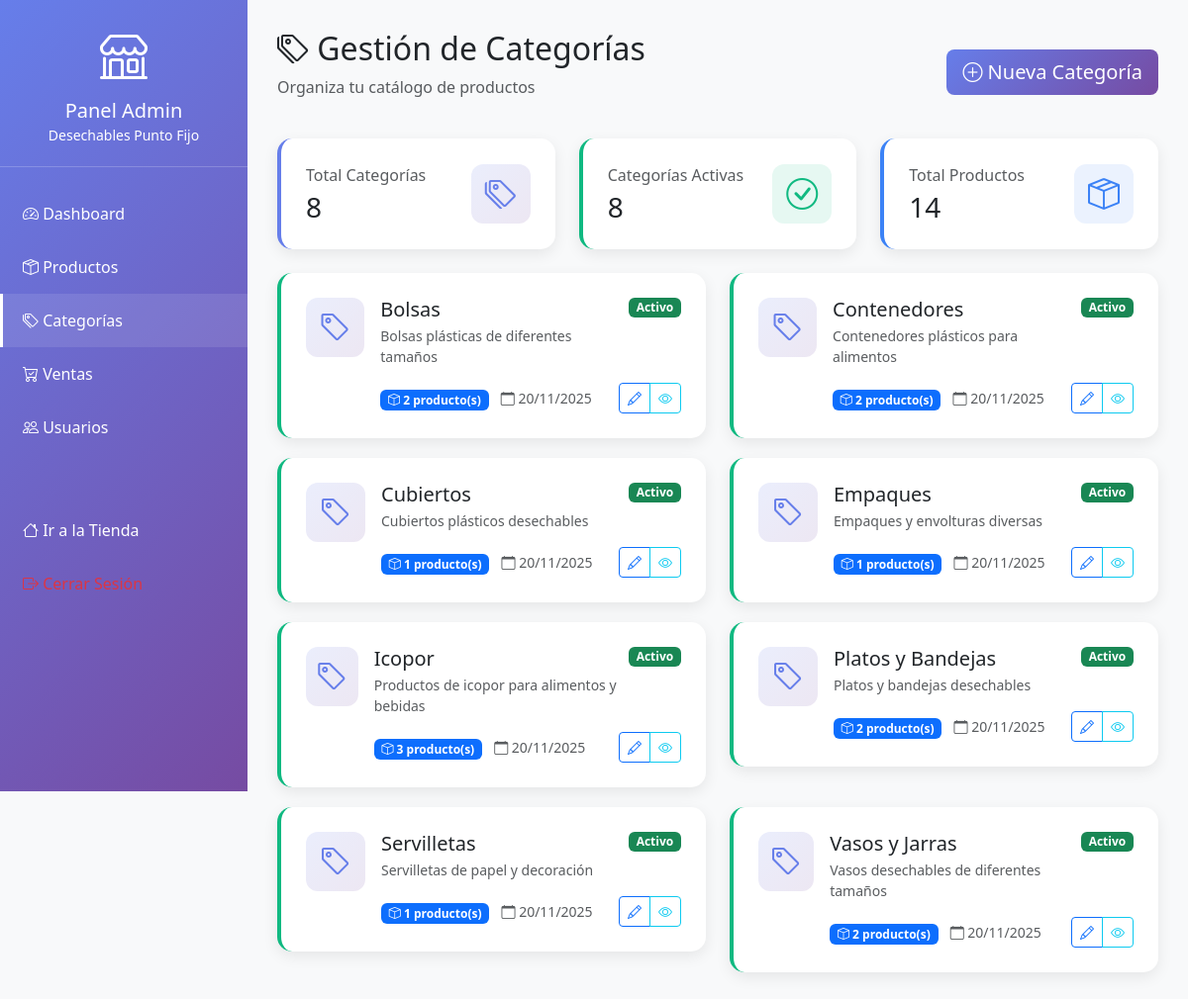
The app's page /admin_categorias.php (signed in) with its own data.
### tables this page shows
CREATE TABLE categorias (
    id INT PRIMARY KEY AUTO_INCREMENT,
    nombre VARCHAR(100) NOT NULL,
    descripcion TEXT,
    imagen VARCHAR(255),
    estado ENUM('activo', 'inactivo') DEFAULT 'activo',
    fecha_creacion TIMESTAMP DEFAULT CURRENT_TIMESTAMP,
    INDEX idx_nombre (nombre)
);

### admin_categorias.php (the view, shortened to what this page needs)
<?php
$db = getDB();
$sql = "SELECT c.*, COUNT(p.id) as total_productos
        FROM categorias c
        LEFT JOIN productos p ON c.id = p.categoria_id
        GROUP BY c.id
        ORDER BY c.nombre ASC";
$result = $db->query($sql);
$categorias = $result->fetch_all(MYSQLI_ASSOC);
$total_categorias = count($categorias);
$categorias_activas = count(array_filter($categorias, function($c) { return $c['estado'] === 'activo'; }));
$total_productos = array_sum(array_column($categorias, 'total_productos'));
?>
<!DOCTYPE html>
<html lang="es">
<head>
    <link href="https://cdn.jsdelivr.net/npm/bootstrap@5.3.0/dist/css/bootstrap.min.css" rel="stylesheet">
    <link rel="stylesheet" href="https://cdn.jsdelivr.net/npm/bootstrap-icons@1.11.0/font/bootstrap-icons.css">
</head>
<body>
    <div class="sidebar">
        <div class="sidebar-header">
            <i class="bi bi-shop" style="font-size: 3rem;"></i>
            <h5 class="mt-2 mb-0">Panel Admin</h5>
            <small>Desechables Punto Fijo</small>
        </div>
        <ul class="sidebar-menu">
            <li><a href="admin.php"><i class="bi bi-speedometer2"></i> Dashboard</a></li>
            <li><a href="admin_productos.php"><i class="bi bi-box-seam"></i> Productos</a></li>
            <li><a href="admin_categorias.php" class="active"><i class="bi bi-tags"></i> Categorías</a></li>
            <li><a href="admin_ventas.php"><i class="bi bi-cart-check"></i> Ventas</a></li>
            <li><a href="admin_usuarios.php"><i class="bi bi-people"></i> Usuarios</a></li>
            <li style="margin-top: 50px;"><a href="index.php"><i class="bi bi-house"></i> Ir a la Tienda</a></li>
            <li><a href="logout.php" class="text-danger"><i class="bi bi-box-arrow-right"></i> Cerrar Sesión</a></li>
        </ul>
    </div>
    <div class="main-content">
        <div class="d-flex justify-content-between align-items-center mb-4">
            <div>
                <h2><i class="bi bi-tags"></i> Gestión de Categorías</h2>
                <p class="text-muted">Organiza tu catálogo de productos</p>
            </div>
            <button class="btn btn-gradient btn-lg" data-bs-toggle="modal" data-bs-target="#modalNuevaCategoria">
                <i class="bi bi-plus-circle"></i> Nueva Categoría
            </button>
        </div>
        <div class="row g-4 mb-4">
            <div class="col-md-4">
                <div class="stat-card" style="border-left: 4px solid #667eea;">
                    <div class="d-flex justify-content-between align-items-center">
                        <div>
                            <p class="text-muted mb-1">Total Categorías</p>
                            <h3 class="mb-0"><?php echo $total_categorias; ?></h3>
                        </div>
                        <div class="categoria-icon">
                            <i class="bi bi-tags"></i>
                        </div>
                    </div>
                </div>
            </div>
            <div class="col-md-4">
                <div class="stat-card" style="border-left: 4px solid #10b981;">
                    <div class="d-flex justify-content-between align-items-center">
                        <div>
                            <p class="text-muted mb-1">Categorías Activas</p>
                            <h3 class="mb-0"><?php echo $categorias_activas; ?></h3>
                        </div>
                        <div class="categoria-icon" style="background: rgba(16, 185, 129, 0.1); color: #10b981;">
                            <i class="bi bi-check-circle"></i>
                        </div>
                    </div>
                </div>
            </div>
            <div class="col-md-4">
                <div class="stat-card" style="border-left: 4px solid #3b82f6;">
                    <div class="d-flex justify-content-between align-items-center">
                        <div>
                            <p class="text-muted mb-1">Total Productos</p>
                            <h3 class="mb-0"><?php echo $total_productos; ?></h3>
                        </div>
                        <div class="categoria-icon" style="background: rgba(59, 130, 246, 0.1); color: #3b82f6;">
                            <i class="bi bi-box-seam"></i>
                        </div>
                    </div>
                </div>
            </div>
        </div>
        <?php if (empty($categorias)): ?>
            <div class="empty-state">
                <i class="bi bi-tags"></i>
                <h4>No hay categorías creadas</h4>
                <p class="text-muted">Comienza creando tu primera categoría para organizar tus productos</p>
                <button class="btn btn-gradient btn-lg mt-3" data-bs-toggle="modal" data-bs-target="#modalNuevaCategoria">
                    <i class="bi bi-plus-circle"></i> Crear Primera Categoría
                </button>
            </div>
        <?php else: ?>
            <div class="row">
                <?php foreach ($categorias as $categoria): ?>
                <div class="col-md-6">
                    <div class="categoria-card <?php echo $categoria['estado']; ?>">
                        <div class="d-flex align-items-start">
                            <div class="categoria-icon me-3">
                                <i class="bi bi-tag"></i>
                            </div>
                            <div class="flex-grow-1">
                                <div class="d-flex justify-content-between align-items-start mb-2">
                                    <div>
                                        <h5 class="mb-1"><?php echo htmlspecialchars($categoria['nombre']); ?></h5>
                                        <p class="text-muted mb-0 small">
                                            <?php echo htmlspecialchars($categoria['descripcion'] ?: 'Sin descripción'); ?>
                                        </p>
                                    </div>
                                    <span class="badge bg-<?php echo $categoria['estado'] === 'activo' ? 'success' : 'danger'; ?>">
                                        <?php echo ucfirst($categoria['estado']); ?>
                                    </span>
                                </div>
                                <div class="d-flex justify-content-between align-items-center mt-3">
                                    <div>
                                        <span class="badge bg-primary">
                                            <i class="bi bi-box"></i> <?php echo $categoria['total_productos']; ?> producto(s)
                                        </span>
                                        <small class="text-muted ms-2">
                                            <i class="bi bi-calendar"></i>
                                            <?php echo date('d/m/Y', strtotime($categoria['fecha_creacion'])); ?>
                                        </small>
                                    </div>
                                    <div class="btn-group" role="group">
                                        <button class="btn btn-sm btn-outline-primary"
                                                onclick="editarCategoria(<?php echo htmlspecialchars(json_encode($categoria)); ?>)"
                                                title="Editar">
                                            <i class="bi bi-pencil"></i>
                                        </button>
                                        <a href="admin_productos.php?categoria=<?php echo $categoria['id']; ?>"
                                           class="btn btn-sm btn-outline-info"
                                           title="Ver productos">
                                            <i class="bi bi-eye"></i>
                                        </a>
                                    </div>
                                </div>
                            </div>
                        </div>
                    </div>
                </div>
                <?php endforeach; ?>
            </div>
        <?php endif; ?>
    </div>
</body>
</html>

### admin_categorias.php (style rules this page uses)
:root { --sidebar-width: 250px; }
body { background: #f8f9fa; }
.sidebar { position: fixed; top: 0; left: 0; height: 100vh; width: var(--sidebar-width); background: linear-gradient(135deg, #667eea 0%, #764ba2 100%); color: white; overflow-y: auto; z-index: 1000; }
.sidebar-header { padding: 20px; text-align: center; border-bottom: 1px solid rgba(255,255,255,0.2); }
.sidebar-menu { list-style: none; padding: 0; margin: 20px 0; }
.sidebar-menu a { display: block; padding: 15px 20px; color: white; text-decoration: none; transition: all 0.3s; border-left: 3px solid transparent; }
.sidebar-menu a:hover, .sidebar-menu a.active { background: rgba(255,255,255,0.1); border-left-color: white; }
.main-content { margin-left: var(--sidebar-width); padding: 30px; min-height: 100vh; }
.stat-card { background: white; border-radius: 15px; padding: 25px; box-shadow: 0 5px 15px rgba(0,0,0,0.08); transition: transform 0.3s; }
.categoria-card { background: white; border-radius: 15px; padding: 25px; box-shadow: 0 5px 15px rgba(0,0,0,0.08); transition: all 0.3s; border-left: 4px solid; margin-bottom: 20px; }
.categoria-card.activo { border-left-color: #10b981; }
.categoria-icon { width: 60px; height: 60px; border-radius: 12px; display: flex; align-items: center; justify-content: center; font-size: 2rem; background: linear-gradient(135deg, #667eea22 0%, #764ba222 100%); color: #667eea; }
.btn-gradient { background: linear-gradient(135deg, #667eea 0%, #764ba2 100%); color: white; border: none; }

### records on screen
categorias: nombre "Bolsas", descripcion "Bolsas plásticas de diferentes tamaños", estado "Activo", total_productos "2", fecha_creacion "20/11/2025"
categorias: nombre "Contenedores", descripcion "Contenedores plásticos para alimentos", estado "Activo", total_productos "2", fecha_creacion "20/11/2025"
categorias: nombre "Cubiertos", descripcion "Cubiertos plásticos desechables", estado "Activo", total_productos "1", fecha_creacion "20/11/2025"
categorias: nombre "Empaques", descripcion "Empaques y envolturas diversas", estado "Activo", total_productos "1", fecha_creacion "20/11/2025"
categorias: nombre "Icopor", descripcion "Productos de icopor para alimentos y bebidas", estado "Activo", total_productos "3", fecha_creacion "20/11/2025"
categorias: nombre "Platos y Bandejas", descripcion "Platos y bandejas desechables", estado "Activo", total_productos "2", fecha_creacion "20/11/2025"
categorias: nombre "Servilletas", descripcion "Servilletas de papel y decoración", estado "Activo", total_productos "1", fecha_creacion "20/11/2025"
categorias: nombre "Vasos y Jarras", descripcion "Vasos desechables de diferentes tamaños", estado "Activo", total_productos "2", fecha_creacion "20/11/2025"

### other values on screen
$total_categorias "8"
$categorias_activas "8"
$total_productos "14"
